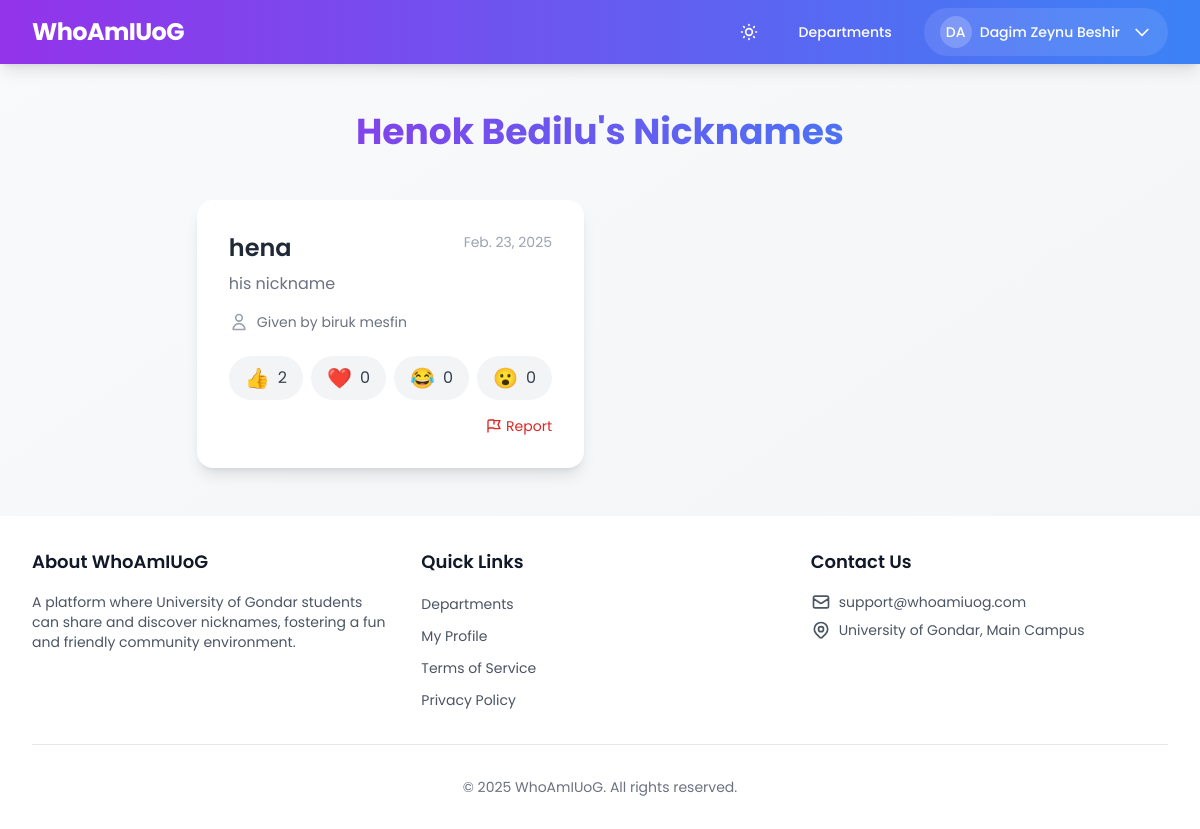
The app's page /student/3/ (signed in) with its own data.
### accounts/models.py (models this page shows, shortened)
class Profile(models.Model):
    user = models.OneToOneField(
        User,
        on_delete=models.CASCADE,
        related_name='profile'
    )
    full_name = models.CharField(max_length=255)
    department = models.ForeignKey(
        Department,
        on_delete=models.CASCADE,
        related_name='profiles'
    )
    created_at = models.DateTimeField(auto_now_add=True)
    updated_at = models.DateTimeField(auto_now=True)
    registration_complete = models.BooleanField(default=False)
    class Meta:
        constraints = [
            models.UniqueConstraint(
                fields=['user'],
                name='unique_user_profile'
            )
        ]

### nicknames/models.py (models this page shows)
class Nickname(models.Model):
    given_to = models.ForeignKey(User, on_delete=models.CASCADE, related_name='received_nicknames')
    given_by = models.ForeignKey(User, on_delete=models.CASCADE, related_name='given_nicknames')
    nickname = models.CharField(max_length=100)
    reason = models.TextField()
    created_at = models.DateTimeField(auto_now_add=True)
    class Meta:
        unique_together = ['given_to', 'given_by']

### nicknames/views.py (the view)
# urls.py: path('student/<int:student_id>/', views.student_detail, name='student_detail'),
@login_required
def student_detail(request, student_id):
    student = get_object_or_404(User, id=student_id)
    if student == request.user:
        nicknames = Nickname.objects.filter(given_to=student).annotate(
            reaction_count=Count('reactions')
        ).order_by('-reaction_count', '-created_at')
    else:
        nicknames = (Nickname.objects.filter(given_to=student, given_by=request.user) |
                    Nickname.objects.filter(given_to=student, given_by__in=User.objects.exclude(id=request.user.id))
        ).annotate(
            reaction_count=Count('reactions')
        ).order_by('-reaction_count', '-created_at')
    return render(request, 'nicknames/student_detail.html', {
        'student': student,
        'nicknames': nicknames,
        'is_self': student == request.user
    })

### nicknames/templatetags/nickname_filters.py (called while the page is built)
@register.filter
def reaction_count(nickname, reaction_type):
    return nickname.reactions.filter(reaction_type=reaction_type).count()

### templates/nicknames/student_detail.html (shortened to what this page needs)
{% extends 'base.html' %}
{% load nickname_filters %}
{% block content %}
<div class="max-w-7xl mx-auto">
    <div class="text-center mb-12">
        <h1 class="text-4xl font-bold bg-gradient-to-r from-purple-600 to-blue-500 text-transparent bg-clip-text">
        </h1>
    </div>
    <div class="grid grid-cols-1 md:grid-cols-2 gap-8">
        {% for nickname in nicknames %}
        <div class="bg-white dark:bg-gray-800 rounded-2xl shadow-lg p-8">
            <div class="flex items-start justify-between">
                <div>
                    <h3 class="text-2xl font-semibold text-gray-800 dark:text-white">{{ nickname.nickname }}</h3>
                    <p class="text-gray-500 dark:text-gray-400 mt-2">{{ nickname.reason }}</p>
                </div>
                <span class="text-sm text-gray-400 dark:text-gray-500">{{ nickname.created_at|date }}</span>
            </div>
            <div class="mt-4 flex items-center text-sm text-gray-500 dark:text-gray-400">
                <svg class="h-5 w-5 text-gray-400 dark:text-gray-500 mr-2" fill="none" stroke="currentColor" viewBox="0 0 24 24">
                    <path stroke-linecap="round" stroke-linejoin="round" stroke-width="2"
                          d="M16 7a4 4 0 11-8 0 4 4 0 018 0zM12 14a7 7 0 00-7 7h14a7 7 0 00-7-7z"/>
                </svg>
                Given by {{ nickname.given_by.profile.full_name }}
            </div>
            {% if not is_self or nickname.given_by != request.user %}
            <div class="mt-6 flex flex-wrap gap-2">
                <button onclick="addReaction('{{ nickname.id }}', 'LIKE')"
                        class="reaction-btn reaction-btn-{{ nickname.id }}-LIKE inline-flex items-center px-4 py-2 rounded-full {% if request.user in nickname.reactions.filter.reaction_type.LIKE %}bg-purple-100 text-purple-700 dark:bg-purple-900 dark:text-purple-300{% else %}bg-gray-100 text-gray-700 dark:bg-gray-700 dark:text-gray-300{% endif %} hover:bg-purple-200 dark:hover:bg-purple-800 transition-colors duration-200">
                    <span class="text-xl mr-2">👍</span>
                    <span class="reaction-count-{{ nickname.id }}-LIKE">
                        {{ nickname|reaction_count:'LIKE' }}
                    </span>
                </button>
                <button onclick="addReaction('{{ nickname.id }}', 'LOVE')"
                        class="reaction-btn reaction-btn-{{ nickname.id }}-LOVE inline-flex items-center px-4 py-2 rounded-full {% if request.user in nickname.reactions.filter.reaction_type.LOVE %}bg-purple-100 text-purple-700 dark:bg-purple-900 dark:text-purple-300{% else %}bg-gray-100 text-gray-700 dark:bg-gray-700 dark:text-gray-300{% endif %} hover:bg-purple-200 dark:hover:bg-purple-800 transition-colors duration-200">
                    <span class="text-xl mr-2">❤️</span>
                    <span class="reaction-count-{{ nickname.id }}-LOVE">
                        {{ nickname|reaction_count:'LOVE' }}
                    </span>
                </button>
                <button onclick="addReaction('{{ nickname.id }}', 'LAUGH')"
                        class="reaction-btn reaction-btn-{{ nickname.id }}-LAUGH inline-flex items-center px-4 py-2 rounded-full {% if request.user in nickname.reactions.filter.reaction_type.LAUGH %}bg-purple-100 text-purple-700 dark:bg-purple-900 dark:text-purple-300{% else %}bg-gray-100 text-gray-700 dark:bg-gray-700 dark:text-gray-300{% endif %} hover:bg-purple-200 dark:hover:bg-purple-800 transition-colors duration-200">
                    <span class="text-xl mr-2">😂</span>
                    <span class="reaction-count-{{ nickname.id }}-LAUGH">
                        {{ nickname|reaction_count:'LAUGH' }}
                    </span>
                </button>
                <button onclick="addReaction('{{ nickname.id }}', 'WOW')"
                        class="reaction-btn reaction-btn-{{ nickname.id }}-WOW inline-flex items-center px-4 py-2 rounded-full {% if request.user in nickname.reactions.filter.reaction_type.WOW %}bg-purple-100 text-purple-700 dark:bg-purple-900 dark:text-purple-300{% else %}bg-gray-100 text-gray-700 dark:bg-gray-700 dark:text-gray-300{% endif %} hover:bg-purple-200 dark:hover:bg-purple-800 transition-colors duration-200">
                    <span class="text-xl mr-2">😮</span>
                    <span class="reaction-count-{{ nickname.id }}-WOW">
                        {{ nickname|reaction_count:'WOW' }}
                    </span>
                </button>
            </div>
            {% endif %}
            {% if not is_self %}
            <div class="mt-4 flex justify-end">
                <button onclick="openReportModal('{{ nickname.id }}')"
                        class="text-red-600 dark:text-red-400 hover:text-red-700 dark:hover:text-red-300 text-sm flex items-center">
                    <svg class="w-4 h-4 mr-1" fill="none" stroke="currentColor" viewBox="0 0 24 24">
                        <path stroke-linecap="round" stroke-linejoin="round" stroke-width="2"
                              d="M3 21v-4m0 0V5a2 2 0 012-2h6.5l1 1H21l-3 6 3 6h-8.5l-1-1H5a2 2 0 00-2 2zm9-13.5V9"/>
                    </svg>
                    Report
                </button>
            </div>
            {% endif %}
        </div>
        {% endfor %}
    </div>
</div>
{% endblock %}

### templates/base.html (shortened to what this page needs)
<!DOCTYPE html>
<html lang="en" class="h-full" x-data="{ darkMode: localStorage.getItem('darkMode') === 'true' }"
      x-bind:class="{ 'dark': darkMode }">
<head>
    <script src="https://cdn.tailwindcss.com"></script>
</head>
<body class="h-full bg-gradient-to-br from-gray-50 to-gray-100 dark:from-gray-900 dark:to-gray-800 transition-colors duration-200 flex flex-col min-h-screen">
    <nav class="bg-gradient-to-r from-purple-600 to-blue-500 dark:from-purple-800 dark:to-blue-700 shadow-lg" x-data="{ mobileMenu: false }">
        <div class="max-w-7xl mx-auto px-4 sm:px-6 lg:px-8">
            <div class="flex justify-between h-16">
                <div class="flex items-center">
                    <a href="{% url 'nicknames:home' %}" class="flex items-center flex-shrink-0">
                        <span class="text-white text-xl md:text-2xl font-bold tracking-tight">WhoAmIUoG</span>
                    </a>
                </div>
                <div class="flex items-center space-x-2 md:space-x-4">
                    {% if user.is_authenticated %}
                        <button @click="darkMode = !darkMode; localStorage.setItem('darkMode', darkMode)"
                                class="p-2 text-white hover:bg-white/10 rounded-full">
                        </button>
                        <div class="hidden md:flex items-center space-x-4">
                            <a href="{% url 'nicknames:department_list' %}"
                               class="text-white hover:bg-white/10 px-4 py-2 rounded-full text-sm font-medium transition duration-150 ease-in-out">
                                Departments
                            </a>
                            <div class="relative" x-data="{ open: false }">
                                <button @click="open = !open"
                                        class="flex items-center space-x-3 bg-white/10 hover:bg-white/20 px-4 py-2 rounded-full text-white transition duration-150 ease-in-out">
                                    <div class="flex items-center space-x-2">
                                        <div class="w-8 h-8 bg-white/20 rounded-full flex items-center justify-center">
                                            <span class="text-white text-sm font-medium">
                                                {{ user.profile.full_name|slice:":2"|upper }}
                                            </span>
                                        </div>
                                        <span class="text-sm font-medium hidden sm:block">
                                            {{ user.profile.full_name }}
                                        </span>
                                    </div>
                                    <svg class="h-5 w-5 text-white" fill="none" stroke="currentColor" viewBox="0 0 24 24">
                                        <path stroke-linecap="round" stroke-linejoin="round" stroke-width="2" d="M19 9l-7 7-7-7"/>
                                    </svg>
                                </button>
                            </div>
                        </div>
                    {% endif %}
                </div>
            </div>
        </div>
    </nav>
    <main class="flex-grow max-w-7xl mx-auto px-4 sm:px-6 lg:px-8 py-6 md:py-12">
        {% block content %}
        {% endblock %}
    </main>
    <footer class="bg-white dark:bg-gray-800 shadow-lg mt-auto">
        <div class="max-w-7xl mx-auto px-4 sm:px-6 lg:px-8 py-8">
            <div class="grid grid-cols-1 md:grid-cols-3 gap-8">
                <div>
                    <h3 class="text-lg font-semibold text-gray-900 dark:text-white mb-4">About WhoAmIUoG</h3>
                    <p class="text-gray-600 dark:text-gray-300 text-sm">
                        A platform where University of Gondar students can share and discover nicknames, fostering a fun and friendly community environment.
                    </p>
                </div>
                <div>
                    <h3 class="text-lg font-semibold text-gray-900 dark:text-white mb-4">Quick Links</h3>
                    <ul class="space-y-2">
                        <li>
                            <a href="{% url 'nicknames:department_list' %}"
                               class="text-gray-600 dark:text-gray-300 hover:text-purple-600 dark:hover:text-purple-400 text-sm">
                                Departments
                            </a>
                        </li>
                        {% if user.is_authenticated %}
                        <li>
                            <a href="{% url 'nicknames:student_detail' user.id %}"
                               class="text-gray-600 dark:text-gray-300 hover:text-purple-600 dark:hover:text-purple-400 text-sm">
                                My Profile
                            </a>
                        </li>
                        {% endif %}
                        <li>
                            <a href="{% url 'nicknames:terms' %}"
                               class="text-gray-600 dark:text-gray-300 hover:text-purple-600 dark:hover:text-purple-400 text-sm">
                                Terms of Service
                            </a>
                        </li>
                        <li>
                            <a href="#"
                               class="text-gray-600 dark:text-gray-300 hover:text-purple-600 dark:hover:text-purple-400 text-sm">
                                Privacy Policy
                            </a>
                        </li>
                    </ul>
                </div>
                <div>
                    <h3 class="text-lg font-semibold text-gray-900 dark:text-white mb-4">Contact Us</h3>
                    <div class="space-y-2">
                        <p class="text-gray-600 dark:text-gray-300 text-sm flex items-center">
                            <svg class="h-5 w-5 mr-2" fill="none" stroke="currentColor" viewBox="0 0 24 24">
                                <path stroke-linecap="round" stroke-linejoin="round" stroke-width="2"
                                      d="M3 8l7.89 5.26a2 2 0 002.22 0L21 8M5 19h14a2 2 0 002-2V7a2 2 0 00-2-2H5a2 2 0 00-2 2v10a2 2 0 002 2z"/>
                            </svg>
                            support@whoamiuog.com
                        </p>
                        <p class="text-gray-600 dark:text-gray-300 text-sm flex items-center">
                            University of Gondar, Main Campus
                        </p>
                    </div>
                </div>
            </div>
            <div class="mt-8 pt-8 border-t border-gray-200 dark:border-gray-700">
                <p class="text-center text-gray-500 dark:text-gray-400 text-sm">
                    © {% now "Y" %} WhoAmIUoG. All rights reserved.
                </p>
            </div>
        </div>
    </footer>
</body>
</html>

### templates/base.html (style rules this page uses)
body { font-family: 'Poppins', sans-serif; }

### records on screen
Nickname: nickname "hena", reason "his nickname", created_at "Feb. 23, 2025", given_by.profile.full_name "biruk mesfin", id "2", id "0"

### other values on screen
{{ user.profile.full_name|slice:":2"|upper }} "DA"
{{ user.profile.full_name }} "Dagim Zeynu Beshir"
